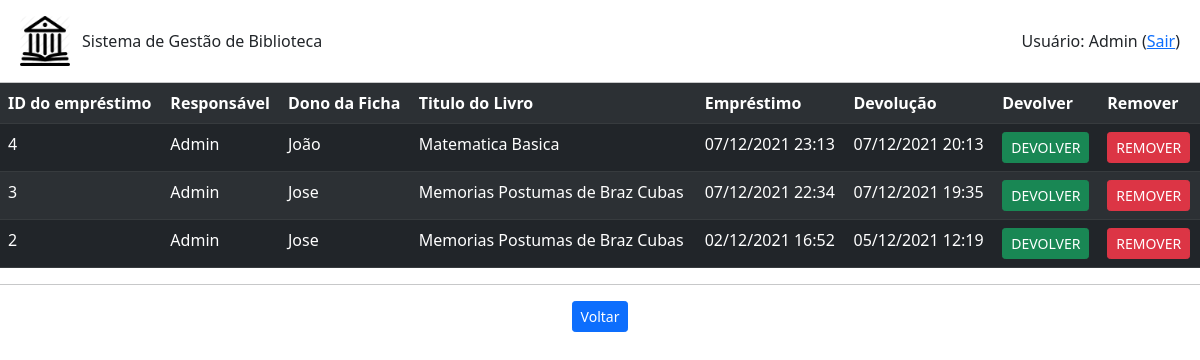
The app's page /livro/emprestimo/listar (signed in) with its own data.
### emprestimo.py (models this page shows)
class Emprestimo(db.Model):
    id = db.Column(db.Integer, primary_key=True)
    id_usuario = db.Column(db.Integer,db.ForeignKey('usuario.id'))
    id_livro = db.Column(db.Integer,db.ForeignKey('livro.id'))
    id_ficha = db.Column(db.Integer,db.ForeignKey('ficha.id'))
    data_emprestimo = db.Column(db.DateTime, unique=False, nullable=False, default=func.now())
    data_devolucao = db.Column(db.DateTime, unique=False, nullable=True)

### usuario.py (models this page shows)
class Usuario(db.Model):
    id = db.Column(db.Integer, primary_key=True)
    nome = db.Column(db.String(200), unique=False, nullable=False)
    username = db.Column(db.String(80), unique=True, nullable=False)
    email = db.Column(db.String(120), unique=True, nullable=False)
    telefone = db.Column(db.String(20),unique=False, nullable=False)
    senha = db.Column(db.String(80), unique=False, nullable=False)
    admin = db.Column(db.Boolean(), default=False)
    emprestimo = db.relationship('Emprestimo', backref='usuario', lazy=True)

### ficha.py (models this page shows)
class Ficha(db.Model):
    id = db.Column(db.Integer, primary_key=True)
    nome = db.Column(db.String(200), unique=False, nullable=False)
    cpf = db.Column(db.String(20), unique=True, nullable=False)
    email = db.Column(db.String(120), unique=True, nullable=False)
    emprestimo = db.relationship('Emprestimo', backref='ficha', lazy=True)

### livro.py (models this page shows)
class Livro(db.Model):
    id = db.Column(db.Integer, primary_key=True)
    titulo = db.Column(db.String(200), unique=False, nullable=False)
    autor = db.Column(db.String(80), unique=False, nullable=False)
    genero = db.Column(db.String(120), unique=False, nullable=False)
    disponivel = db.Column(db.Boolean, default=True)
    emprestimo = db.relationship('Emprestimo', backref='livro', lazy=True)

### app.py (the view)
@app.route('/livro/emprestimo/listar')
def listar_emprestimos():
    if session.get('autenticado',False)==False:
        flash(u'Login necessário!', category='warning')
        return(redirect(url_for('login')))
    emprestimos = Emprestimo.query.order_by(Emprestimo.data_emprestimo.desc()).all()
    return(render_template('emprestimos.html', emprestimos=emprestimos))

### templates/emprestimos.html (shortened to what this page needs)
{% extends "base.html" %}
{% block conteudo %}
<table class="table table-dark table-striped">
    <tr>
        <th>ID do empréstimo</th>
        <th>Responsável</th>
        <th>Dono da Ficha</th>
        <th>Titulo do Livro</th>
        <th>Empréstimo</th>
        <th>Devolução</th>
        <th>Devolver</th>
        <th>Remover</th>
    </tr>
    {% for emprestimo in emprestimos %}
        <tr>
            <td>{{emprestimo.id}}</td>
            <td>{{emprestimo.usuario.nome}}</td>
            <td>{{emprestimo.ficha.nome}}</td>
            <td>{{emprestimo.livro.titulo}}</td>
            <td>{{emprestimo.data_emprestimo.strftime('%d/%m/%Y %H:%M')}}</td>
            {% if emprestimo.data_devolucao is not none %}
                <td>{{emprestimo.data_devolucao.strftime('%d/%m/%Y %H:%M')}}</td>
            {% else %}
                <td>NÃO DEVOLVIDA</td>
            {% endif %}
            <td>
                <a class="btn btn-success btn-sm" href="{{url_for('devolver_emprestimo',id_emprestimo=emprestimo.id)}}" role="button">DEVOLVER</a>
            </td>
            <td>
                <a class="btn btn-danger btn-sm" href="{{url_for('remover_emprestimo',id_emprestimo=emprestimo.id)}}" role="button">REMOVER</a>
            </td>
        </tr>
    {% endfor %}
</table>
<hr>
    <div class="row text-center">
        <div class="col mr-1">
            <a class="btn btn-primary btn-sm" href="{{url_for('root')}}" role="button">Voltar</a>
        </div>
    </div>
{% endblock %}

### records on screen
Emprestimo: id "4", usuario.nome "Admin", ficha.nome "João", livro.titulo "Matematica Basica", data_emprestimo "07/12/2021 23:13", data_devolucao "07/12/2021 20:13"
Emprestimo: id "3", usuario.nome "Admin", ficha.nome "Jose", livro.titulo "Memorias Postumas de Braz Cubas", data_emprestimo "07/12/2021 22:34", data_devolucao "07/12/2021 19:35"
Emprestimo: id "2", usuario.nome "Admin", ficha.nome "Jose", livro.titulo "Memorias Postumas de Braz Cubas", data_emprestimo "02/12/2021 16:52", data_devolucao "05/12/2021 12:19"

### other values on screen
{{ session.get('nome') }} "Admin"
